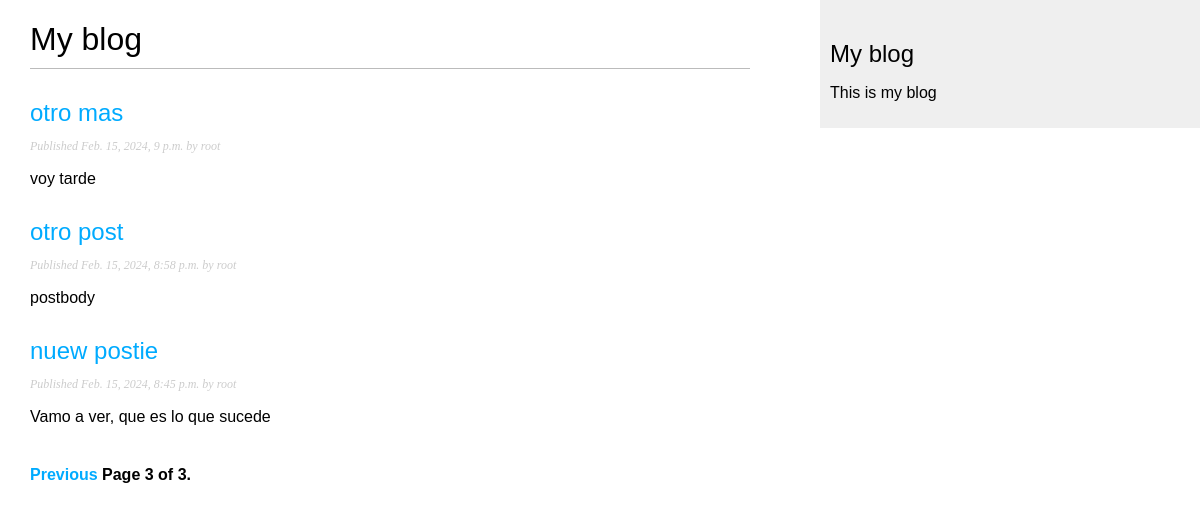
/?page=3, run on the app's committed database.
### blog/models.py (models this page shows, shortened)
class Post(models.Model):
    class Status(models.TextChoices):
        DRAFT = 'DF', 'Draft'
        PULISHED = 'PB', 'Published'
    title = models.CharField(max_length=100)
    slug = models.SlugField(max_length=100,
                            unique_for_date='publish')
    author = models.ForeignKey(User,
                               on_delete=models.CASCADE,
                               related_name='blog_posts')
    body = models.TextField()
    publish = models.DateTimeField(default =timezone.now)
    created = models.DateTimeField(auto_now_add=True)
    updated = models.DateTimeField(auto_now=True)
    status = models.CharField(max_length=2,
                              choices = Status.choices,
                              default=Status.DRAFT)
    objects = models.Manager()
    published = PublishedManager()
    class Meta:
        ordering = ['-publish']
        indexes = [
            models.Index(fields=['publish']),
        ]
    def get_absolute_url(self):
        return reverse('blog:post_detail' ,args=[self.publish.year,
                                                 self.publish.month,
                                                 self.publish.day,
                                                 self.slug])

### blog/views.py (the view)
# urls.py: path('', views.PostListView.as_view(), name='post_list'),
class PostListView(ListView):
    queryset = Post.published.all()
    context_object_name = 'posts'
    paginate_by = 3
    template_name = 'blog/post/list.html'

### blog/templates/blog/post/list.html (shortened to what this page needs)
{% extends "blog/base.html" %}
{% block content %}
    <h1> My blog </h1>
    {% for post in posts %}
        <h2>
            <a href = "{{ post.get_absolute_url }}">
                {{post.title}}
            </a>
        </h2>
        <p class="date">
            Published {{ post.publish}} by {{post.author}}
        </p>
        {{ post.body|truncatewords:30|linebreaks}}
    {% endfor %}
    {% include "blog/pagination.html" with page=page_obj %}
{% endblock content %}

### blog/static/css/blog.css (style rules this page uses)
body { margin:0; padding:0; font-family:helvetica, sans-serif; }
a { color:#00abff; text-decoration:none; }
h1 { font-weight:normal; border-bottom:1px solid #bbb; padding:0 0 10px 0; }
h2 { font-weight:normal; margin:30px 0 0; }
p.date { color:#ccc; font-family: georgia, serif; font-size: 12px; font-style: italic; }

### data on the page
Post: title "otro mas", publish "Feb. 15, 2024, 9 p.m.", author "root", body "voy tarde"
Post: title "otro post", publish "Feb. 15, 2024, 8:58 p.m.", author "root", body "postbody"
Post: title "nuew postie", publish "Feb. 15, 2024, 8:45 p.m.", author "root", body "Vamo a ver, que es lo que sucede"

### other printed values
{{ page.number }} "3"
{{ page.paginator.num_pages }} "3"
